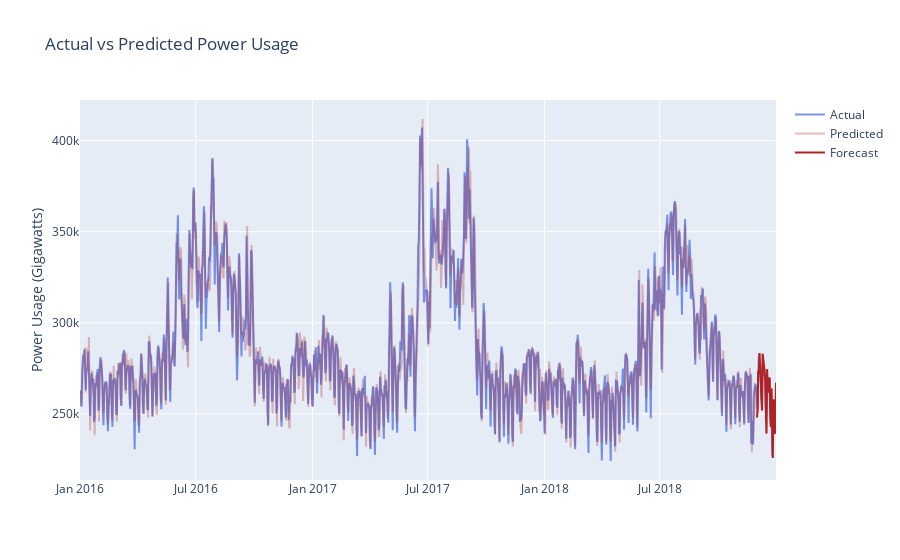

Here is the notebook cell this chart was saved with:
### Code cell
fig = go.Figure()
# Create and style traces
fig.add_trace(go.Scatter(x=times, y=pge_daily, name='Actual', opacity=0.7,
                         line=dict(color='royalblue', width=2)))

fig.add_trace(go.Scatter(x=times, y=predictions, name = 'Predicted', opacity=0.3,
                         line=dict(color='firebrick', width=2)))

fig.add_trace(go.Scatter(x=new_times, y=new_predictions, name='Forecast',
                         line=dict(color='firebrick', width=2)))

# fig.add_trace(go.Scatter(x=new_times, y=df_pge_2019_01_daily.PGE, name='Actual 2019',
#                          line=dict(color='green', width=2)))

fig.update_layout(title='Actual vs Predicted Power Usage',
                   yaxis_title='Power Usage (Gigawatts)')
fig.show()
fig.write_image("forecast.png")

### Figure 1 — Plotly figure (JSON) as saved in the notebook; plotly's stock layout.template omitted (floating-point values rounded to 4 significant figures; data arrays with more than 128 entries replaced by an {"elided": "..."} marker saying what was removed)
{"data": [{"line": {"color": "royalblue", "width": 2}, "name": "Actual", "opacity": 0.7, "type": "scatter", "x": {"elided": "1096 str values"}, "y": {"elided": "1096 float values"}}, {"line": {"color": "firebrick", "width": 2}, "name": "Predicted", "opacity": 0.3, "type": "scatter", "x": {"elided": "1096 str values"}, "y": {"elided": "1096 float values"}}, {"line": {"color": "firebrick", "width": 2}, "name": "Forecast", "type": "scatter", "x": ["2018-12-01T00:00:00", "2018-12-02T00:00:00", "2018-12-03T00:00:00", "2018-12-04T00:00:00", "2018-12-05T00:00:00", "2018-12-06T00:00:00", "2018-12-07T00:00:00", "2018-12-08T00:00:00", "2018-12-09T00:00:00", "2018-12-10T00:00:00", "2018-12-11T00:00:00", "2018-12-12T00:00:00", "2018-12-13T00:00:00", "2018-12-14T00:00:00", "2018-12-15T00:00:00", "2018-12-16T00:00:00", "2018-12-17T00:00:00", "2018-12-18T00:00:00", "2018-12-19T00:00:00", "2018-12-20T00:00:00", "2018-12-21T00:00:00", "2018-12-22T00:00:00", "2018-12-23T00:00:00", "2018-12-24T00:00:00", "2018-12-25T00:00:00", "2018-12-26T00:00:00", "2018-12-27T00:00:00", "2018-12-28T00:00:00", "2018-12-29T00:00:00", "2018-12-30T00:00:00", "2018-12-31T00:00:00"], "y": [248100.0, 251800.0, 273500.0, 272100.0, 283400.0, 275800.0, 271700.0, 256300.0, 251900.0, 283000.0, 278400.0, 277100.0, 273600.0, 270100.0, 255800.0, 239300.0, 274600.0, 261800.0, 263200.0, 267600.0, 269800.0, 249400.0, 242800.0, 263900.0, 250300.0, 225900.0, 258000.0, 254500.0, 239100.0, 241500.0, 267200.0]}], "layout": {"title": {"text": "Actual vs Predicted Power Usage"}, "yaxis": {"title": {"text": "Power Usage (Gigawatts)"}}}}
